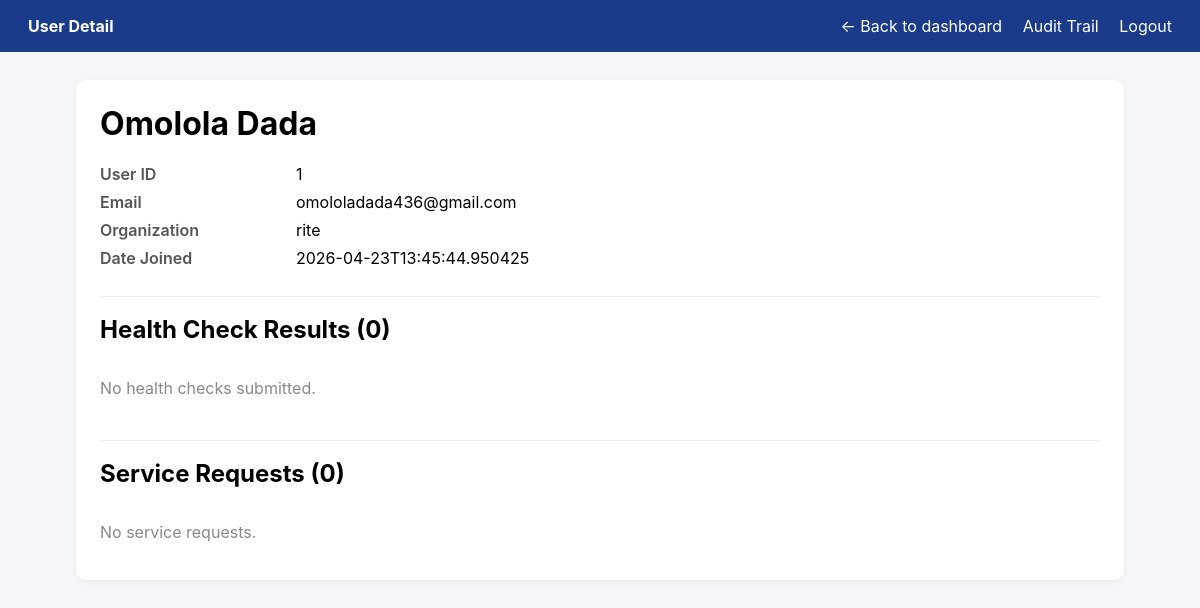
Screenshot of /admin/user/1 (signed in) with the database file from the repository.
### tables this page shows
CREATE TABLE users (
            id INTEGER PRIMARY KEY AUTOINCREMENT,
            name TEXT NOT NULL,
            email TEXT NOT NULL UNIQUE,
            password TEXT NOT NULL,
            organization TEXT NOT NULL,
            date_joined TEXT
        );

### main.py (the view)
@app.route('/admin/user/<int:user_id>')
@admin_required
def admin_user_detail(user_id):
    conn = sqlite3.connect(DB_NAME)
    c = conn.cursor()
    c.execute('SELECT id, name, email, organization, date_joined FROM users WHERE id = ?',
              (user_id,))
    user = c.fetchone()
    if not user:
        conn.close()
        return "User not found", 404
    c.execute('''SELECT score, message, next_step, date_submitted
                 FROM health_check_results WHERE user_id = ?
                 ORDER BY date_submitted DESC''', (user_id,))
    health_checks = c.fetchall()
    c.execute('''SELECT service_type, date_submitted FROM upgrade_requests
                 WHERE user_id = ? ORDER BY date_submitted DESC''', (user_id,))
    requests_list = c.fetchall()
    conn.close()
    log_audit('admin', session.get('admin_id'), session.get('admin_email'),
              'VIEW_USER_DETAIL', f'User ID: {user_id}, Email: {user[2]}')
    return render_template('admin_user_detail.html', user=user,
                           health_checks=health_checks, requests_list=requests_list)

### main.py (called while the page is built)
def log_audit(actor_type, actor_id, actor_email, action, details=None):
    try:
        conn = sqlite3.connect(DB_NAME)
        c = conn.cursor()
        c.execute('''
            INSERT INTO audit_logs
                (timestamp, actor_type, actor_id, actor_email, action, details, ip_address)
            VALUES (?, ?, ?, ?, ?, ?, ?)
        ''', (datetime.datetime.now().isoformat(), actor_type, actor_id,
              actor_email, action, details, request.remote_addr if request else None))
        conn.commit()
        conn.close()
    except Exception as e:
        print(f"Audit log error: {e}")

def admin_required(f):
    @wraps(f)
    def wrapper(*args, **kwargs):
        if not session.get('admin_id'):
            return redirect(url_for('admin_login'))
        return f(*args, **kwargs)
    return wrapper

### templates/admin_user_detail.html (shortened to what this page needs)
<!DOCTYPE html>
<html lang="en">
<head>
</head>
<body>
<div class="topbar">
    <div><strong>User Detail</strong></div>
    <div>
        <a href="{{ url_for('admin_dashboard') }}">&larr; Back to dashboard</a>
        <a href="{{ url_for('admin_audit') }}">Audit Trail</a>
        <a href="{{ url_for('admin_logout') }}">Logout</a>
    </div>
</div>
<div class="container">
    <h1>{{ user[1] }}</h1>
    <div class="info">
        <div>User ID</div><div>{{ user[0] }}</div>
        <div>Email</div><div>{{ user[2] }}</div>
        <div>Organization</div><div>{{ user[3] }}</div>
        <div>Date Joined</div><div>{{ user[4] }}</div>
    </div>
    <h2>Health Check Results ({{ health_checks|length }})</h2>
    {% if health_checks %}
    <table>
        <thead>
            <tr><th>Date</th><th>Score</th><th>Message</th><th>Recommended Next Step</th></tr>
        </thead>
        <tbody>
        {% for h in health_checks %}
            <tr>
                <td>{{ h[3][:19] if h[3] else '' }}</td>
                <td>{{ h[0] }}</td>
                <td><pre>{{ h[1] }}</pre></td>
                <td><pre>{{ h[2] }}</pre></td>
            </tr>
        {% endfor %}
        </tbody>
    </table>
    {% else %}
        <div class="empty">No health checks submitted.</div>
    {% endif %}
    <h2>Service Requests ({{ requests_list|length }})</h2>
    {% if requests_list %}
    <table>
        <thead>
            <tr><th>Date</th><th>Service</th></tr>
        </thead>
        <tbody>
        {% for r in requests_list %}
            <tr>
                <td>{{ r[1][:19] if r[1] else '' }}</td>
                <td>{{ r[0] }}</td>
            </tr>
        {% endfor %}
        </tbody>
    </table>
    {% else %}
        <div class="empty">No service requests.</div>
    {% endif %}
</div>
</body>
</html>

### templates/admin_user_detail.html (style rules this page uses)
body { font-family: 'Inter', sans-serif; background: #f5f6fa; margin: 0; }
.topbar { background: #1a3a8a; color: #fff; padding: 16px 28px; display: flex; justify-content: space-between; }
.topbar a { color: #fff; text-decoration: none; margin-left: 16px; }
.container { max-width: 1000px; margin: 28px auto; background: #fff; padding: 24px; border-radius: 10px; box-shadow: 0 2px 8px rgba(0,0,0,0.05); }
.info { display: grid; grid-template-columns: 180px 1fr; gap: 8px 16px; margin: 16px 0; }
.info div:nth-child(odd) { font-weight: 600; color: #555; }
h1, h2 { margin-top: 0; }
h2 { margin-top: 28px; border-top: 1px solid #eee; padding-top: 18px; }
.empty { color: #888; padding: 14px 0; }

### rows the page displays
users: name "Omolola Dada", id "1", email "omololadada436@gmail.com", organization "rite", date_joined "2026-04-23T13:45:44.950425"

### other values shown
{{ health_checks|length }} "0"
{{ requests_list|length }} "0"
